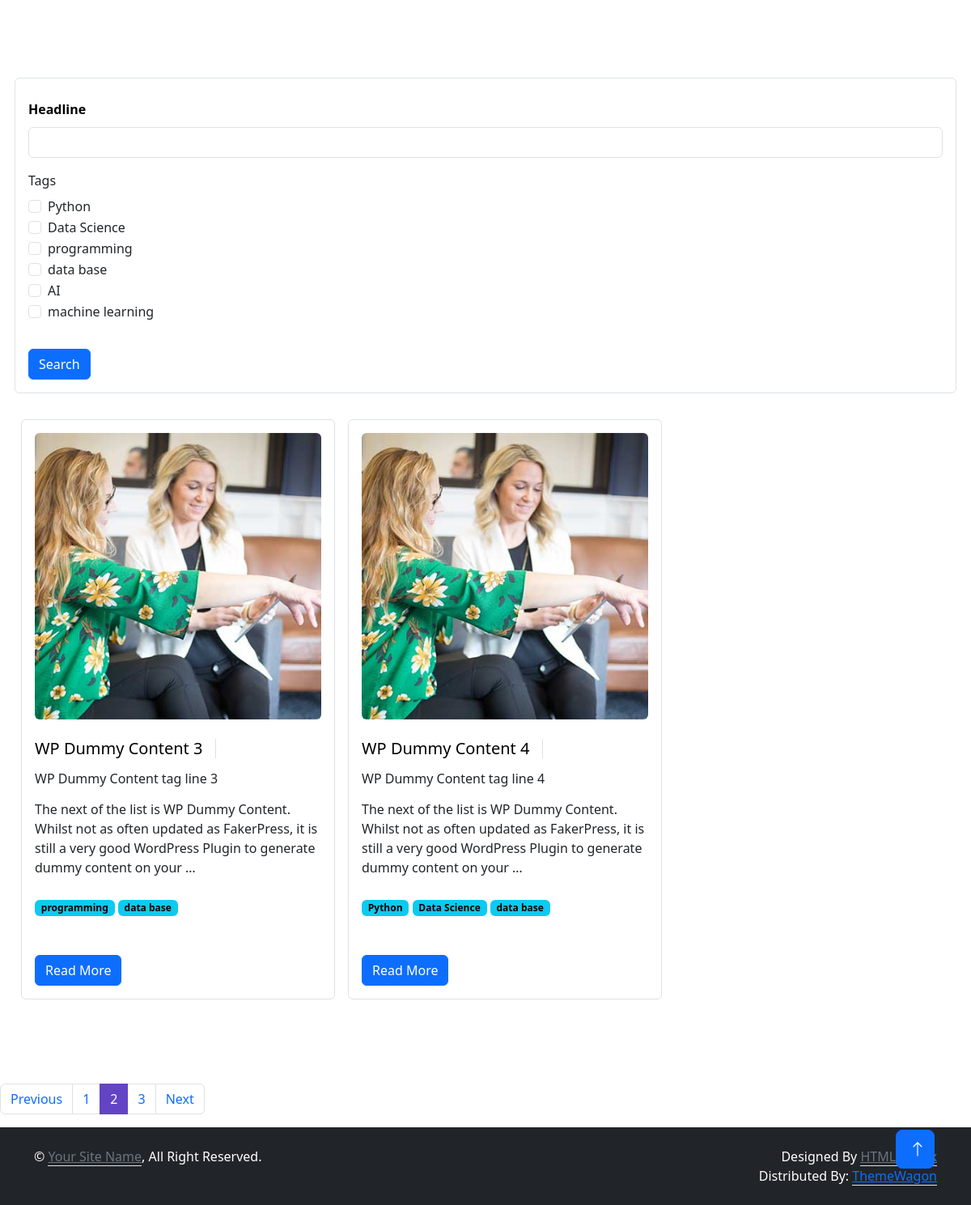
Page /blog/postlist/?page=2 on the earlier database version.
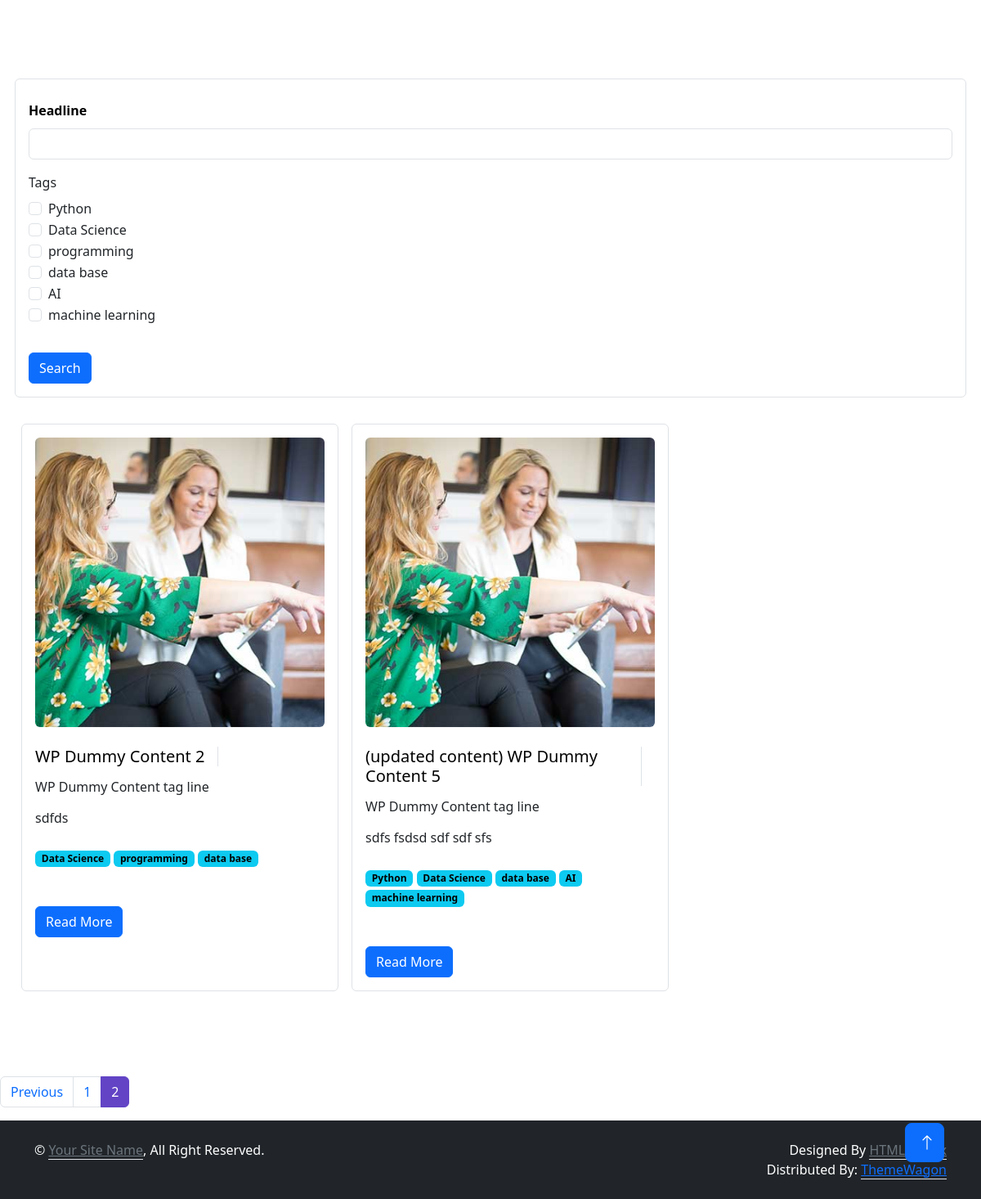
Same page on the later database version.
### blog/models.py (models this page shows, shortened)
class Post(models.Model):
    headline = models.CharField(max_length=200)
    sub_headline = models.CharField(max_length=200, null=True, blank=True)
    thumbnail = models.ImageField(null=True, blank=True, upload_to='blog/images', default='img.png')
    body = models.TextField(null=True, blank=True)
    created_at = models.DateTimeField(auto_now=True)
    active = models.BooleanField(default=False)
    featured = models.BooleanField(default=False)
    tags = models.ManyToManyField(Tags, blank=True)

class Tags(models.Model):
    name = models.CharField(max_length=200)
    def __str__(self) -> str:
        return self.name

### blog/views.py (the view)
# urls.py: path('postlist/', views.postlist, name='postlist'),
def postlist(request):
    posts = Post.objects.all()
    filterobj = PostFilter(request.GET, queryset = posts)
    posts = filterobj.qs
    page = request.GET.get('page', 1)
    PostPaginator = Paginator(posts, POSTS_PER_PAGE)
    try:
        posts = PostPaginator.page(page)
    except PageNotAnInteger:
        posts = PostPaginator.page(1)
    except EmptyPage:
        posts = PostPaginator.page(PostPaginator.num_pages)
    context = {
        'posts' : posts,
        'filterobj' : filterobj,
        'paginator' : PostPaginator,
        'IsPaginated' : True,
    }
    return render(request, 'post_list.html', context)

### templates/post_list.html (shortened to what this page needs)
{% extends 'base.html' %}
{% load static %}
{% load crispy_forms_tags %}
{% block content %}
<link href="https://cdn.jsdelivr.net/npm/bootstrap@5.3.1/dist/css/bootstrap.min.css" rel="stylesheet">
<div class="container-xxl py-6" id="about">
    <div class="container">
        <div class="row g-5">
        <div class="border rounded p-3 mb-4">
            <form action="" method="GET" id="searchForm">
                {{filterobj.form|crispy}}
            <button type="submit" class="btn btn-primary mt-3">Search</button>
            </form>
        </div>
            {% for post in posts %}
            <div class="col-lg-4 wow fadeInUp border p-3 m-2 rounded" data-wow-delay="0.5s">
                <div class="row g-3 mb-4">
                    <div class="col-sm-12">
                        <img class="img-fluid rounded"
                            src="{% static 'img/about-2.jpg' %}" alt>
                    </div>
                </div>
                <div class="d-flex align-items-center mb-3">
                    <a style="text-decoration: none; color:black;" href="{% url 'post' post.id %}"><h5 class="border-end pe-3 me-3 mb-0">{{post.headline}}</h5></a>
                </div>
                <div class="d-flex align-items-center mb-3">
                    <h6 class=" pe-3 me-3 mb-0">{{post.sub_headline}}</h6>
                </div>
                <p class="mb-4">{{post.body|truncatewords:30}}</p>
                    {% for tag in post.tags.all %}
                    <span class="badge text-bg-info">{{tag.name}}</span>
                    {% endfor %}
                    <div class="d-flex align-items-center pt-5">
                        <a href ="{% url 'post' post.id %}" class="btn btn-primary ">Read More</a>
                    </div>
            </div>
            {% endfor %}
        </div>
    </div>
</div>
{% if IsPaginated %}
<div class="center">
    <nav aria-label="...">
        <ul class="pagination">
            {% if posts.has_previous %}
            <li class="page-item">
              <a class="page-link" data-page = "{{posts.previous_page_number}}" href="?page={{posts.previous_page_number}}" >Previous</a>
            </li>
            {% endif %}
          {% for i in posts.paginator.page_range %}
            {% if posts.number == i %}
                <li class="page-item active" aria-current="page">
                    <a class="page-link" data-page="{{i}}" href="?page={{i}}">{{i}}</a>
                </li>
            {% else %}
                <li class="page-item " aria-current="page">
                    <a class="page-link" data-page="{{i}}" href="?page={{i}}">{{i}}</a>
                </li>
            {% endif %}
          {% endfor %}
          {% if posts.has_next %}
          <li class="page-item">
            <a class="page-link" data-page="{{posts.next_page_number}}" href="?page={{posts.next_page_number}}" >Next</a>
          </li>
          {% endif %}
        </ul>
      </nav>
</div>
{% endif %}
{% endblock %}

### templates/base.html (shortened to what this page needs)
<!DOCTYPE html>
<html lang="en">
<head>
    {% load static %}
    <link href="https://cdnjs.cloudflare.com/ajax/libs/font-awesome/5.10.0/css/all.min.css" rel="stylesheet">
    <link href="https://cdn.jsdelivr.net/npm/bootstrap-icons@1.4.1/font/bootstrap-icons.css" rel="stylesheet">
    <link href="{% static 'lib/animate/animate.min.css' %}" rel="stylesheet">
    <link href="{% static 'lib/lightbox/css/lightbox.min.css' %}" rel="stylesheet">
    <link href="{% static 'lib/owlcarousel/assets/owl.carousel.min.css' %}" rel="stylesheet">
    <link href="{% static 'css/bootstrap.min.css' %}" rel="stylesheet">
    <link href="{% static 'css/style.css' %}" rel="stylesheet">
</head>
    <body data-bs-spy="scroll" data-bs-target=".navbar" data-bs-offset="51">
        {% block content %}
        {% endblock %}
    <div class="container-fluid bg-dark text-white py-4">
        <div class="container">
            <div class="row">
                <div class="col-md-6 text-center text-md-start mb-3 mb-md-0">
                    &copy; <a class="border-bottom text-secondary" href="#">Your Site Name</a>, All Right Reserved.
                </div>
                <div class="col-md-6 text-center text-md-end">
                    Designed By <a class="border-bottom text-secondary" href="https://htmlcodex.com">HTML Codex</a>
                    <br>Distributed By: <a class="border-bottom" href="https://themewagon.com" target="_blank">ThemeWagon</a>
                </div>
            </div>
        </div>
    </div>
<a href="#" class="btn btn-lg btn-primary btn-lg-square back-to-top"><i class="bi bi-arrow-up"></i></a>
</body>
</html>

### static/css/style.css (style rules this page uses)
:root { --primary: #6244C5; --secondary: #FFC448; --light: #FAFAFB; --dark: #12141D; }
.back-to-top { position: fixed; display: none; right: 45px; bottom: 45px; z-index: 99; }
.py-6 { padding-top: 6rem; padding-bottom: 6rem; }
.btn { font-weight: 500; transition: .5s; }
.btn.btn-primary, .btn.btn-secondary { color: #FFFFFF; }
.btn-lg-square { width: 48px; height: 48px; }
.btn-square, .btn-sm-square, .btn-lg-square { padding: 0; display: flex; align-items: center; justify-content: center; font-weight: normal; }

### templates/post_list.html (style rules this page uses)
#div_id_headline > label { color: rgb(0, 0, 0); font-weight: bold; font-size: 15; margin: 10px 0px; }

Differences in the rows shown:
removed Post: headline "WP Dummy Content 3", sub_headline "WP Dummy Content tag line 3", body "The next of the list is WP Dummy Content. Whilst not as often updated as FakerPress, it is still a very good WordPress Plugin to generate dummy content on your …", Tags (name "programming"), Tags (name "data base")
no longer on this page (row unchanged): Post: headline "WP Dummy Content 4", sub_headline "WP Dummy Content tag line 4", body "The next of the list is WP Dummy Content. Whilst not as often updated as FakerPress, it is still a very good WordPress Plugin to generate dummy content on your …", Tags (name "Python"), Tags (name "Data Science"), Tags (name "data base")
now on this page (row unchanged): Post: headline "WP Dummy Content 2", sub_headline "WP Dummy Content tag line", body "sdfds", Tags (name "Data Science"), Tags (name "programming"), Tags (name "data base")
added Post: headline "(updated content) WP Dummy Content 5", sub_headline "WP Dummy Content tag line", body "sdfs fsdsd sdf sdf sfs", Tags (name "Python"), Tags (name "Data Science"), Tags (name "data base")
now on this page (row unchanged): Tags: name "AI", shown under "(updated content) WP Dummy Content 5"
now on this page (row unchanged): Tags: name "machine learning", shown under "(updated content) WP Dummy Content 5"
Other differences:
list line gone: "3"
text no longer shown: "Next"
